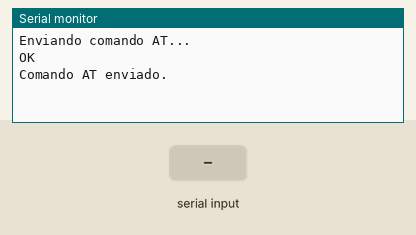
Bench run of a sketch on a simulated Arduino Uno, built with avr-gcc and run on an emulated ATmega328P. On the bench: the last lines printed to the serial monitor. The test bench sets the inputs (shaded band). The modem accepts every AT command (registered, SIM ready, sends succeed) and sends nothing else.

Above: at 3.2 s.
3.3 s: "1" received over the second serial link
At 3.8 s:
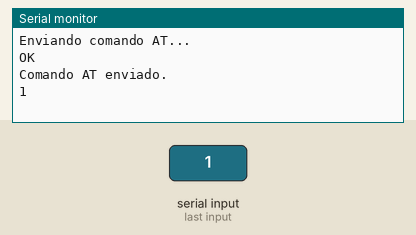
4.8 s: "0" received over the second serial link
At 6.2 s:
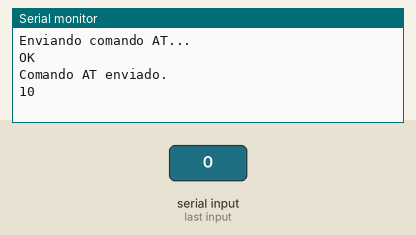

Measured:
- after the input at 3.3 s, the serial monitor: prints a new line at once (image 1)
- after the input at 4.8 s, the serial monitor: prints a new line at once (image 2)

The sketch:

2_GMS-GPRS.ino
```cpp
#include <HCSR04.h>

#include <HCSR04.h>

#include <SoftwareSerial.h>

// Configurar los pines para la comunicación serial con el módulo SIM800L
SoftwareSerial SIM800L(13, 12); // RX, TX

void setup() {
  // Inicializar la comunicación serial con el módulo SIM800L
  SIM800L.begin(9600);

  // Inicializar la comunicación serial para el monitor serie
  Serial.begin(9600);

  // Esperar a que el módulo SIM800L esté listo
  delay(1000);

  // Enviar un comando AT básico y esperar la respuesta
  testATCommand();
}

void loop() {
  // Verificar si hay datos del módulo SIM800L y enviarlos al monitor serie
  if (SIM800L.available() > 0) {
    Serial.write(SIM800L.read());
  }

  // Verificar si hay datos del monitor serie y enviarlos al módulo SIM800L
  if (Serial.available() > 0) {
    SIM800L.write(Serial.read());
  }
}

void testATCommand() {
  Serial.println("Enviando comando AT...");
  SIM800L.println("AT"); // Enviar el comando AT
  delay(1000); // Esperar un segundo por la respuesta

  while (SIM800L.available()) {
    char c = SIM800L.read();
    Serial.write(c); // Imprimir la respuesta del módulo SIM800L en el monitor serie
  }

  Serial.println("Comando AT enviado.");
}
```
